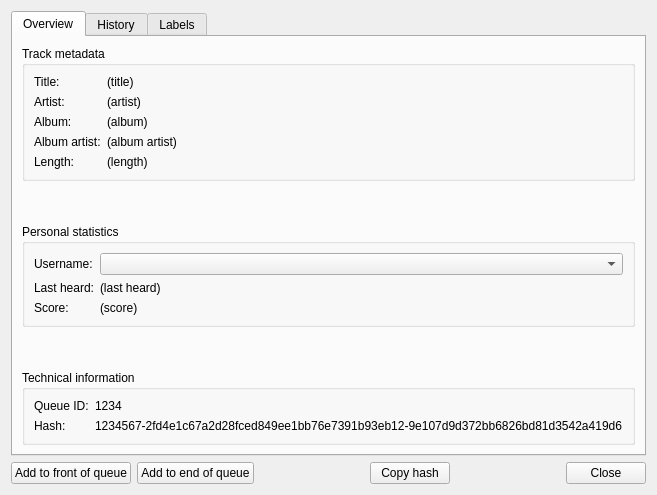
<?xml version="1.0" encoding="UTF-8"?>
<ui version="4.0">
 <class>TrackInfoDialog</class>
 <widget class="QDialog" name="TrackInfoDialog">
  <property name="geometry">
   <rect>
    <x>0</x>
    <y>0</y>
    <width>646</width>
    <height>495</height>
   </rect>
  </property>
  <property name="windowTitle">
   <string>Track Info</string>
  </property>
  <layout class="QVBoxLayout" name="verticalLayout">
   <item>
    <widget class="QTabWidget" name="tabWidget">
     <property name="currentIndex">
      <number>0</number>
     </property>
     <widget class="QWidget" name="overviewTab">
      <attribute name="title">
       <string>Overview</string>
      </attribute>
      <layout class="QVBoxLayout" name="verticalLayout_2">
       <item>
        <widget class="QGroupBox" name="trackMetadataGroupBox">
         <property name="title">
          <string>Track metadata</string>
         </property>
         <layout class="QFormLayout" name="formLayout">
          <item row="0" column="0">
           <widget class="QLabel" name="titleLabel">
            <property name="text">
             <string>Title:</string>
            </property>
           </widget>
          </item>
          <item row="0" column="1">
           <widget class="QLabel" name="titleValueLabel">
            <property name="text">
             <string>(title)</string>
            </property>
           </widget>
          </item>
          <item row="1" column="0">
           <widget class="QLabel" name="artistLabel">
            <property name="text">
             <string>Artist:</string>
            </property>
           </widget>
          </item>
          <item row="1" column="1">
           <widget class="QLabel" name="artistValueLabel">
            <property name="text">
             <string>(artist)</string>
            </property>
           </widget>
          </item>
          <item row="2" column="0">
           <widget class="QLabel" name="albumLabel">
            <property name="text">
             <string>Album:</string>
            </property>
           </widget>
          </item>
          <item row="2" column="1">
           <widget class="QLabel" name="albumValueLabel">
            <property name="text">
             <string>(album)</string>
            </property>
           </widget>
          </item>
          <item row="3" column="0">
           <widget class="QLabel" name="albumArtistLabel">
            <property name="text">
             <string>Album artist:</string>
            </property>
           </widget>
          </item>
          <item row="3" column="1">
           <widget class="QLabel" name="albumArtistValueLabel">
            <property name="text">
             <string>(album artist)</string>
            </property>
           </widget>
          </item>
          <item row="4" column="0">
           <widget class="QLabel" name="lengthLabel">
            <property name="text">
             <string>Length:</string>
            </property>
           </widget>
          </item>
          <item row="4" column="1">
           <widget class="QLabel" name="lengthValueLabel">
            <property name="text">
             <string>(length)</string>
            </property>
           </widget>
          </item>
         </layout>
        </widget>
       </item>
       <item>
        <spacer name="verticalSpacer">
         <property name="orientation">
          <enum>Qt::Orientation::Vertical</enum>
         </property>
         <property name="sizeHint" stdset="0">
          <size>
           <width>128</width>
           <height>14</height>
          </size>
         </property>
        </spacer>
       </item>
       <item>
        <widget class="QGroupBox" name="personalStatisticsGroupBox">
         <property name="title">
          <string>Personal statistics</string>
         </property>
         <layout class="QFormLayout" name="formLayout_2">
          <item row="0" column="0">
           <widget class="QLabel" name="usernameLabel">
            <property name="text">
             <string>Username:</string>
            </property>
           </widget>
          </item>
          <item row="1" column="0">
           <widget class="QLabel" name="lastHeardLabel">
            <property name="text">
             <string>Last heard:</string>
            </property>
           </widget>
          </item>
          <item row="1" column="1">
           <widget class="QLabel" name="lastHeardValueLabel">
            <property name="text">
             <string>(last heard)</string>
            </property>
           </widget>
          </item>
          <item row="2" column="0">
           <widget class="QLabel" name="scoreLabel">
            <property name="text">
             <string>Score:</string>
            </property>
           </widget>
          </item>
          <item row="2" column="1">
           <widget class="QLabel" name="scoreValueLabel">
            <property name="text">
             <string>(score)</string>
            </property>
           </widget>
          </item>
          <item row="0" column="1">
           <widget class="QComboBox" name="userComboBox"/>
          </item>
         </layout>
        </widget>
       </item>
       <item>
        <spacer name="verticalSpacer_2">
         <property name="orientation">
          <enum>Qt::Orientation::Vertical</enum>
         </property>
         <property name="sizeHint" stdset="0">
          <size>
           <width>228</width>
           <height>14</height>
          </size>
         </property>
        </spacer>
       </item>
       <item>
        <widget class="QGroupBox" name="technicalInfoGroupBox">
         <property name="title">
          <string>Technical information</string>
         </property>
         <layout class="QFormLayout" name="fileInfoFormLayout">
          <item row="1" column="0">
           <widget class="QLabel" name="hashLabel">
            <property name="text">
             <string>Hash:</string>
            </property>
           </widget>
          </item>
          <item row="1" column="1">
           <widget class="QLabel" name="hashValueLabel">
            <property name="text">
             <string>1234567-2fd4e1c67a2d28fced849ee1bb76e7391b93eb12-9e107d9d372bb6826bd81d3542a419d6</string>
            </property>
           </widget>
          </item>
          <item row="0" column="0">
           <widget class="QLabel" name="queueIdLabel">
            <property name="text">
             <string>Queue ID:</string>
            </property>
           </widget>
          </item>
          <item row="0" column="1">
           <widget class="QLabel" name="queueIdValueLabel">
            <property name="text">
             <string>1234</string>
            </property>
           </widget>
          </item>
         </layout>
        </widget>
       </item>
      </layout>
     </widget>
     <widget class="QWidget" name="historyTab">
      <attribute name="title">
       <string>History</string>
      </attribute>
      <layout class="QVBoxLayout" name="verticalLayout_3">
       <item>
        <layout class="QGridLayout" name="gridLayout">
         <item row="0" column="5">
          <spacer name="horizontalSpacer_3">
           <property name="orientation">
            <enum>Qt::Orientation::Horizontal</enum>
           </property>
           <property name="sizeHint" stdset="0">
            <size>
             <width>40</width>
             <height>20</height>
            </size>
           </property>
          </spacer>
         </item>
         <item row="0" column="0">
          <widget class="QLabel" name="usernameLabel2">
           <property name="text">
            <string>Username:</string>
           </property>
          </widget>
         </item>
         <item row="1" column="1">
          <widget class="QLabel" name="scoreValueLabel2">
           <property name="text">
            <string>(score)</string>
           </property>
          </widget>
         </item>
         <item row="0" column="4">
          <widget class="QLabel" name="countTotalValueLabel">
           <property name="text">
            <string>0</string>
           </property>
          </widget>
         </item>
         <item row="1" column="3">
          <widget class="QLabel" name="countForScoreLabel">
           <property name="text">
            <string>Count for score:</string>
           </property>
          </widget>
         </item>
         <item row="1" column="4">
          <widget class="QLabel" name="countForScoreValueLabel">
           <property name="text">
            <string>0</string>
           </property>
          </widget>
         </item>
         <item row="0" column="3">
          <widget class="QLabel" name="countTotalLabel">
           <property name="text">
            <string>Count total:</string>
           </property>
          </widget>
         </item>
         <item row="0" column="1">
          <widget class="QLabel" name="usernameValueLabel">
           <property name="text">
            <string>(username)</string>
           </property>
          </widget>
         </item>
         <item row="1" column="0">
          <widget class="QLabel" name="scoreLabel2">
           <property name="text">
            <string>Score:</string>
           </property>
          </widget>
         </item>
         <item row="0" column="2">
          <spacer name="horizontalSpacer_4">
           <property name="orientation">
            <enum>Qt::Orientation::Horizontal</enum>
           </property>
           <property name="sizeHint" stdset="0">
            <size>
             <width>40</width>
             <height>20</height>
            </size>
           </property>
          </spacer>
         </item>
        </layout>
       </item>
       <item>
        <widget class="QTableView" name="historyTableView"/>
       </item>
      </layout>
     </widget>
     <widget class="QWidget" name="labelsTab">
      <attribute name="title">
       <string>Labels</string>
      </attribute>
      <widget class="QListWidget" name="labelsListWidget">
       <property name="geometry">
        <rect>
         <x>10</x>
         <y>10</y>
         <width>256</width>
         <height>192</height>
        </rect>
       </property>
      </widget>
      <widget class="QLineEdit" name="newLabelLineEdit">
       <property name="geometry">
        <rect>
         <x>320</x>
         <y>10</y>
         <width>201</width>
         <height>22</height>
        </rect>
       </property>
      </widget>
      <widget class="QPushButton" name="labelAddButton">
       <property name="geometry">
        <rect>
         <x>524</x>
         <y>10</y>
         <width>91</width>
         <height>24</height>
        </rect>
       </property>
       <property name="text">
        <string>Add</string>
       </property>
      </widget>
     </widget>
    </widget>
   </item>
   <item>
    <layout class="QHBoxLayout" name="buttonsLayout">
     <item>
      <widget class="QPushButton" name="addToQueueFrontButton">
       <property name="text">
        <string>Add to front of queue</string>
       </property>
      </widget>
     </item>
     <item>
      <widget class="QPushButton" name="addToQueueEndButton">
       <property name="text">
        <string>Add to end of queue</string>
       </property>
      </widget>
     </item>
     <item>
      <spacer name="horizontalSpacer_2">
       <property name="orientation">
        <enum>Qt::Orientation::Horizontal</enum>
       </property>
       <property name="sizeHint" stdset="0">
        <size>
         <width>40</width>
         <height>20</height>
        </size>
       </property>
      </spacer>
     </item>
     <item>
      <widget class="QPushButton" name="copyHashButton">
       <property name="text">
        <string>Copy hash</string>
       </property>
      </widget>
     </item>
     <item>
      <spacer name="horizontalSpacer">
       <property name="orientation">
        <enum>Qt::Orientation::Horizontal</enum>
       </property>
       <property name="sizeHint" stdset="0">
        <size>
         <width>40</width>
         <height>20</height>
        </size>
       </property>
      </spacer>
     </item>
     <item>
      <widget class="QPushButton" name="closeButton">
       <property name="text">
        <string>Close</string>
       </property>
      </widget>
     </item>
    </layout>
   </item>
  </layout>
 </widget>
 <resources/>
 <connections/>
</ui>
